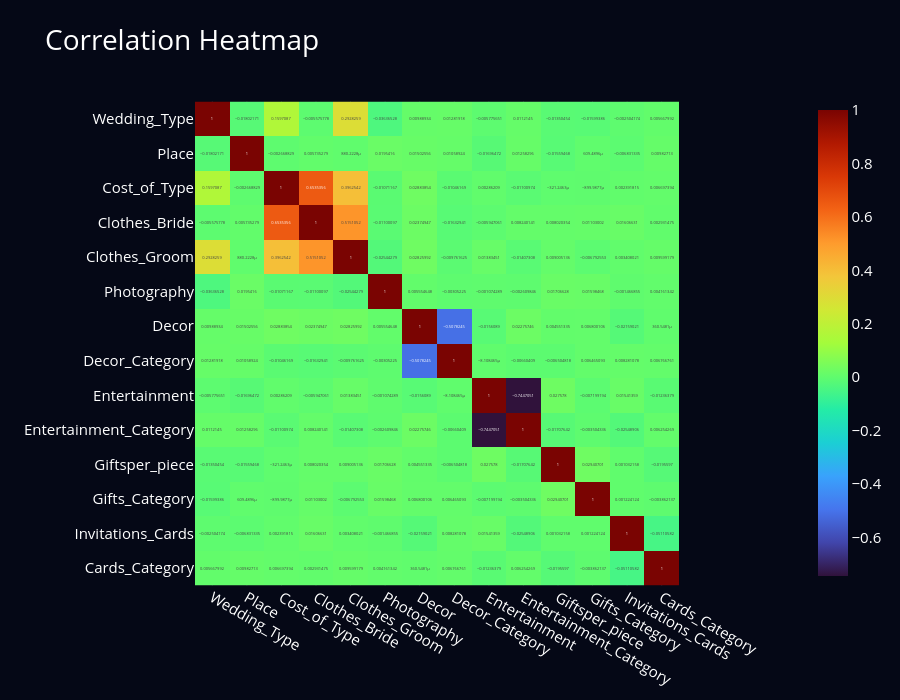

The code cell stored with this chart in its notebook:
### Code cell
corr=df.select_dtypes("number").corr()

fig=px.imshow(

corr,

text_auto=True,

color_continuous_scale="Turbo",

title="Correlation Heatmap"

)

fig.update_layout(**fig_layout,height=700)

fig.show()

### Figure 1 — Plotly figure (JSON) as saved in the notebook; plotly's stock layout.template omitted (floating-point values rounded to 4 significant figures; data arrays with more than 128 entries replaced by an {"elided": "..."} marker saying what was removed)
{"data": [{"coloraxis": "coloraxis", "hovertemplate": "x: %{x}<br>y: %{y}<br>color: %{z}<extra></extra>", "name": "0", "texttemplate": "%{z}", "type": "heatmap", "x": ["Wedding_Type", "Place", "Cost_of_Type", "Clothes_Bride", "Clothes_Groom", "Photography", "Decor", "Decor_Category", "Entertainment", "Entertainment_Category", "Giftsper_piece", "Gifts_Category", "Invitations_Cards", "Cards_Category"], "xaxis": "x", "y": ["Wedding_Type", "Place", "Cost_of_Type", "Clothes_Bride", "Clothes_Groom", "Photography", "Decor", "Decor_Category", "Entertainment", "Entertainment_Category", "Giftsper_piece", "Gifts_Category", "Invitations_Cards", "Cards_Category"], "yaxis": "y", "z": {"elided": "14x14 float values"}}], "layout": {"coloraxis": {"autocolorscale": false, "colorscale": [[0, "#30123b"], [0.07143, "#4145ab"], [0.1429, "#4675ed"], [0.2143, "#39a2fc"], [0.2857, "#1bcfd4"], [0.3571, "#24eca6"], [0.4286, "#61fc6c"], [0.5, "#a4fc3b"], [0.5714, "#d1e834"], [0.6429, "#f3c63a"], [0.7143, "#fe9b2d"], [0.7857, "#f36315"], [0.8571, "#d93806"], [0.9286, "#b11901"], [1, "#7a0402"]]}, "font": {"color": "white", "size": 15}, "height": 700, "paper_bgcolor": "#050816", "plot_bgcolor": "#050816", "title": {"font": {"color": "white", "size": 28}, "text": "Correlation Heatmap"}, "xaxis": {"anchor": "y", "constrain": "domain", "domain": [0, 1], "scaleanchor": "y"}, "yaxis": {"anchor": "x", "autorange": "reversed", "constrain": "domain", "domain": [0, 1]}}}
